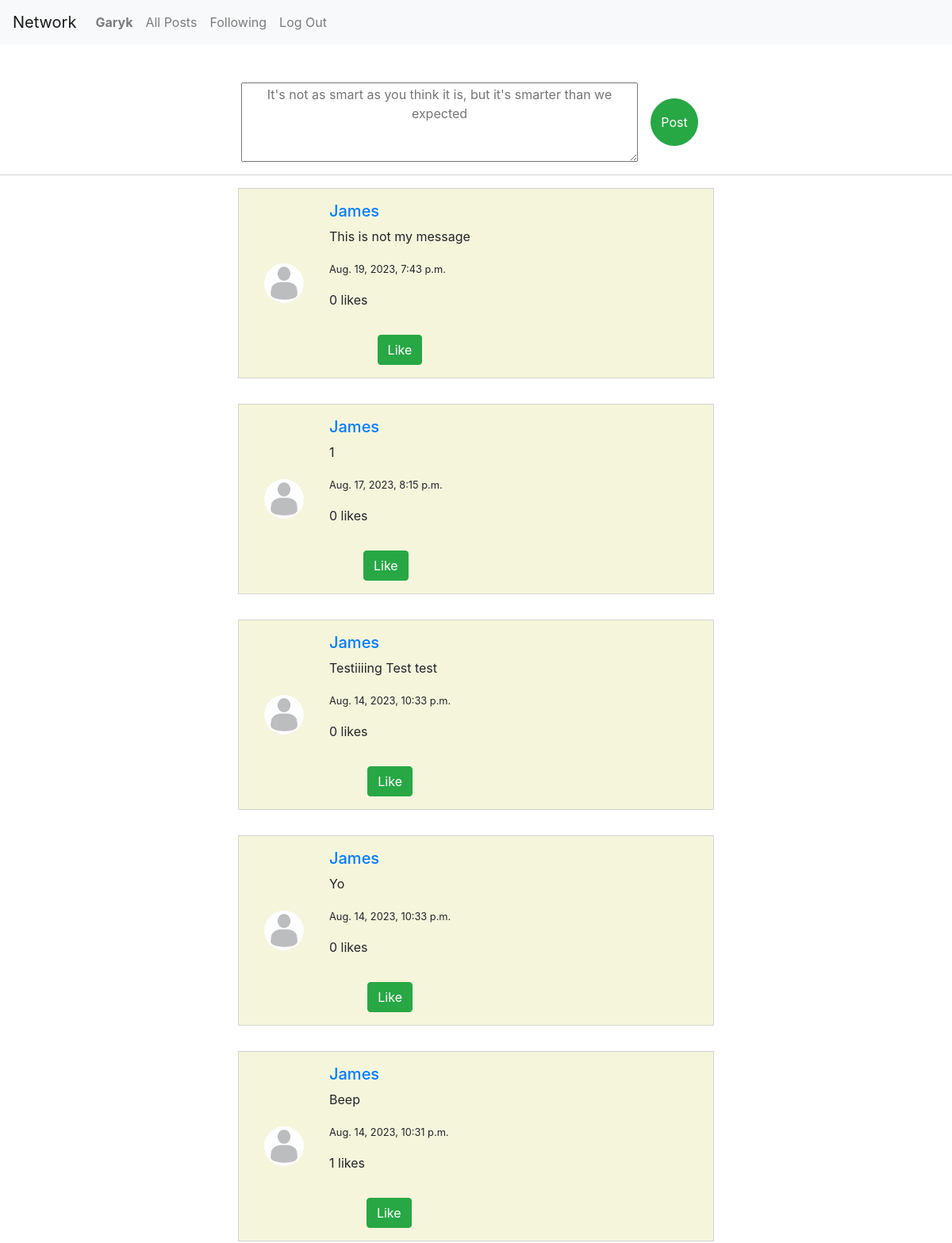
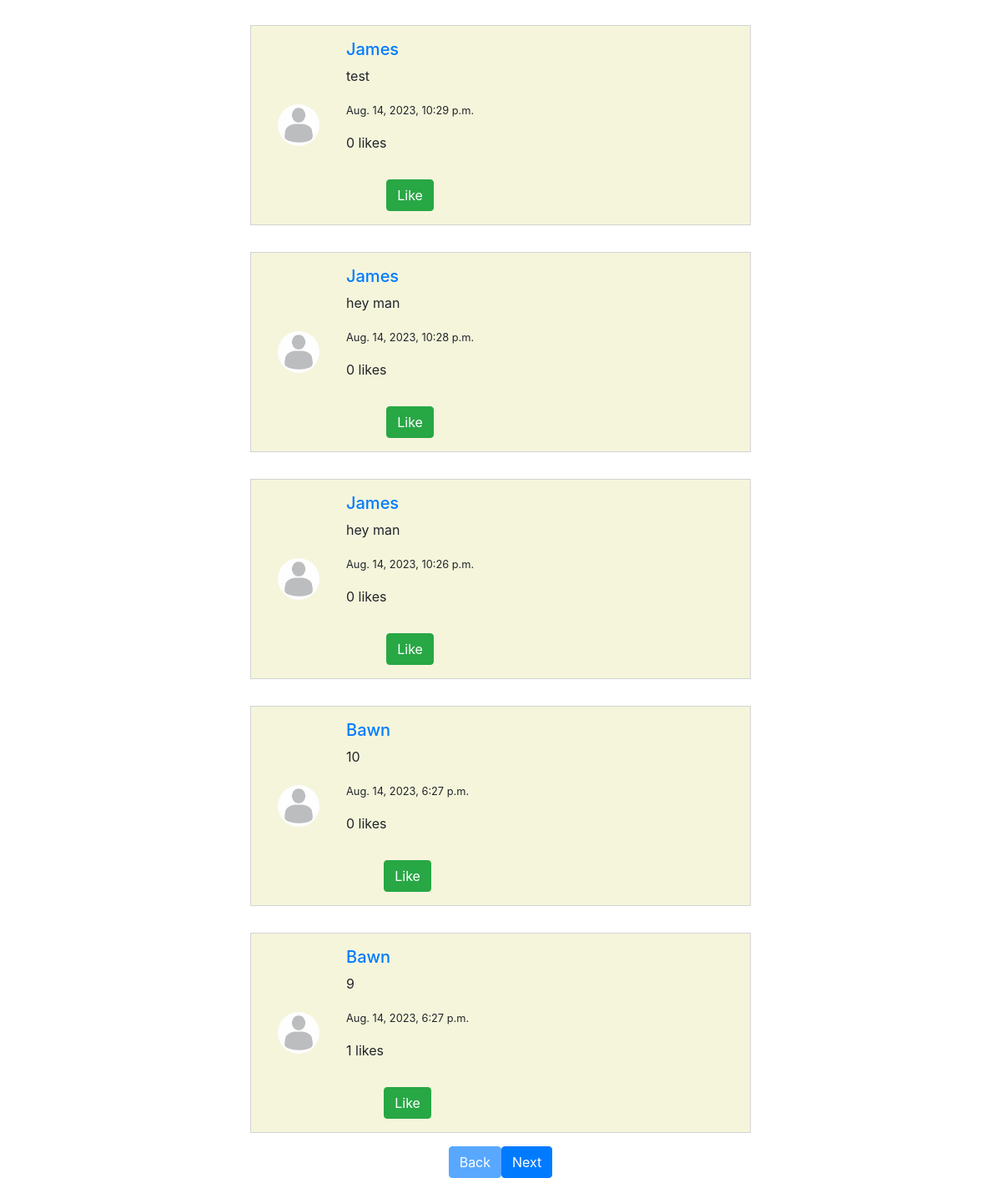
Screenshot of / (signed in) with the database file from the repository (2 pictures, top to bottom).
### network/models.py (models this page shows)
class User(AbstractUser):
    pass

class Post(models.Model):
    user = models.ForeignKey(User, on_delete=models.CASCADE)
    content = models.CharField(max_length=300)
    timestamp = models.DateTimeField(default=timezone.now)

### network/views.py (the view, shortened to what this page needs)
# urls.py: path("", views.index, name="index"),
def index(request):
    if request.method == 'GET':
        posts = Post.objects.prefetch_related('likes').all().order_by('timestamp').reverse()
        context = {}
        if request.user.is_authenticated:
            user_likes = [like.post_id for like in Like.objects.filter(user=request.user)]
            context['user_likes']= user_likes
        indexed_posts = []
        for index, post in enumerate(posts, start=1):
            indexed_posts.append({'index': index, 'post':post})
        context['posts'] = indexed_posts
        return render(request, "network/index.html", context)

### network/templates/network/index.html (shortened to what this page needs)
{% extends "network/layout.html" %}
{% load static %}
{% block body %}
    {% if user.is_authenticated %}
    <div class="user-post">
        <form href="{% url 'index' %}" method='post'>
            <textarea placeholder="It's not as smart as you think it is, but it's smarter than we expected" name="post_content"></textarea>
            <button type="submit" class="btn btn-success">Post</button>
        </form>
    </div>
    {% else %}
        <h4><a href="{% url 'login' %}">Log in</a></h4>
    {% endif %}
    <div class="posts">
        {% for post in posts %}
        <div class="post" data-index="{{post.index}}">
            <div class="post-profile">
                <img src="{% static 'images/profile-placeholder.jpg' %}" width="50px" height="50px" alt="profile-pic"/>
            </div>
            <div class="post-content">
                <h5><a href="{% url 'profile-page'  post.post.user.id %}" >{{ post.post.user }}</a></h5>
                <div id="post_content_div_{{post.post.id}}">
                    <p id="post_content_{{post.post.id}}">{{ post.post.content }}</p>
                </div>
                <p><small>{{ post.post.timestamp }}</small></p>
                <p id="like_count_{{post.post.id}}">{{ post.post.likes.all.count }} likes</p>
                <div class="side-by-side">
                    <button id="like_button_{{post.post.id}}" name="post_id" value="{{post.post.id}}" class="like_button btn {% if not post.post.id in user_likes %}btn-success{% else %}btn-danger{% endif %}" data-liked="{% if post.post.id in user_likes %}true{% else %}false{% endif %}" onclick="toggleLike({{post.post.id}})">{% if not post.post.id in user_likes %}Like{% else %}Unlike{% endif %}</button>
                </div>
            </div>
        </div>
        {% endfor %}
        <div class="side-by-side">
            <button id="back-btn" class="btn btn-primary">Back</button>
            <button id="next-btn" class="btn btn-primary">Next</button>
        </div>
    </div>
{% endblock %}

### network/templates/network/layout.html (shortened to what this page needs)
{% load static %}
<!DOCTYPE html>
<html lang="en">
    <head>
        <link rel="stylesheet" href="https://stackpath.bootstrapcdn.com/bootstrap/4.4.1/css/bootstrap.min.css">
        <link href="{% static 'network/styles.css' %}" rel="stylesheet">
    </head>
    <body>
        <nav class="navbar navbar-expand-lg navbar-light bg-light">
            <a class="navbar-brand" href="#">Network</a>
            <div>
              <ul class="navbar-nav mr-auto">
                {% if user.is_authenticated %}
                    <li class="nav-item">
                        <a class="nav-link" href="#"><strong>{{ user.username }}</strong></a>
                    </li>
                {% endif %}
                <li class="nav-item">
                  <a class="nav-link" href="{% url 'index' %}">All Posts</a>
                </li>
                {% if user.is_authenticated %}
                    <li class="nav-item">
                        <a class="nav-link" href="{% url 'following' %}">Following</a>
                    </li>
                    <li class="nav-item">
                        <a class="nav-link" href="{% url 'logout' %}">Log Out</a>
                    </li>
                {% endif %}
              </ul>
            </div>
          </nav>
        <div class="body">
            {% block body %}
            {% endblock %}
        </div>
    </body>
</html>

### network/static/network/styles.css (style rules this page uses)
.user-post { display: flex; justify-content: center; align-items: center; align-content: center; padding:3rem; padding-bottom: 1rem; border-bottom: 1px solid lightgrey; }
.user-post form { display: flex; justify-content: center; align-items: center; }
.user-post textarea { width: 500px; min-height: 100px; text-align: center; }
.user-post button { height:60px; width:60px; border-radius: 300px; margin:1rem; }
.posts { display: flex; flex-direction: column; justify-content:left; align-items: center; }
.post { display:flex; justify-content: left; align-items: center; min-width :600px; max-width: 600px; min-height: 100px; border: 1px solid lightgrey; background-color: beige; margin: 1rem; padding: 1rem; }
.post img { margin:1rem; border-radius: 50px; margin-right:2rem; }
.post-content { display:flex ; flex-direction: column; justify-content: center; align-items: left; }
.like_button { max-width: 70px; }
.side-by-side { display: flex; justify-content: center; align-items: center; }

### rows the page displays
User: username "Garyk"
Post: post.user "James", post.content "This is not my message", post.timestamp "Aug. 19, 2023, 7:43 p.m.", post.likes.all.count "0", shows "Like"
Post: post.user "James", post.content "1", post.timestamp "Aug. 17, 2023, 8:15 p.m.", post.likes.all.count "0", shows "Like"
Post: post.user "James", post.content "Testiiiing Test test", post.timestamp "Aug. 14, 2023, 10:33 p.m.", post.likes.all.count "0", shows "Like"
Post: post.user "James", post.content "Yo", post.timestamp "Aug. 14, 2023, 10:33 p.m.", post.likes.all.count "0", shows "Like"
Post: post.user "James", post.content "Beep", post.timestamp "Aug. 14, 2023, 10:31 p.m.", post.likes.all.count "1", shows "Like"
Post: post.user "James", post.content "test", post.timestamp "Aug. 14, 2023, 10:29 p.m.", post.likes.all.count "0", shows "Like"
Post: post.user "James", post.content "hey man", post.timestamp "Aug. 14, 2023, 10:28 p.m.", post.likes.all.count "0", shows "Like"
Post: post.user "James", post.content "hey man", post.timestamp "Aug. 14, 2023, 10:26 p.m.", post.likes.all.count "0", shows "Like"
Post: post.user "Bawn", post.content "10", post.timestamp "Aug. 14, 2023, 6:27 p.m.", post.likes.all.count "0", shows "Like"
Post: post.user "Bawn", post.content "9", post.timestamp "Aug. 14, 2023, 6:27 p.m.", post.likes.all.count "1", shows "Like"
